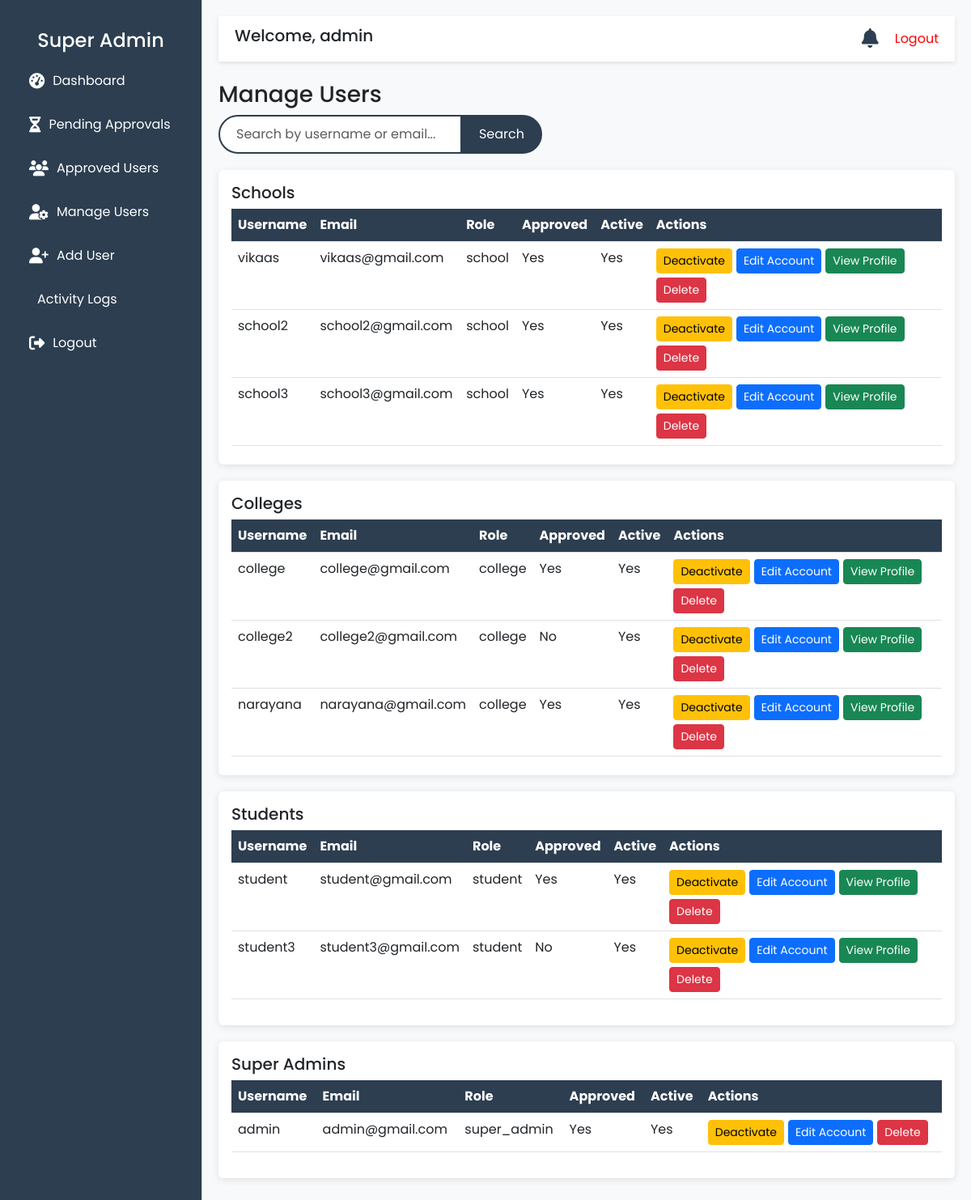
The app's page /super_admin/manage-users/ (signed in) with its own data.
### core/models.py (models this page shows, shortened)
class User(AbstractUser):
    USER_TYPE_CHOICES = (
        ('student', 'Student'),
        ('school', 'School'),
        ('college', 'College'),
        ('super_admin', 'Super Admin'),
    )
    user_type = models.CharField(max_length=20, choices=USER_TYPE_CHOICES, default='student')
    is_approved = models.BooleanField(default=False)
    last_login = models.DateTimeField(null=True, blank=True)
    last_logout = models.DateTimeField(null=True, blank=True)
    password_reset_requested_at = models.DateTimeField(null=True, blank=True)
    password_reset_created_at = models.DateTimeField(null=True, blank=True)
    email = models.EmailField(unique=True, error_messages={
        'unique': "A user with that email already exists.",
    })
    objects = CustomUserManager()

### super_admin/views.py (the view)
# urls.py: path('manage-users/', views.manage_users, name='manage_users'),
@login_required
def manage_users(request):
    if request.user.user_type != 'super_admin':
        return redirect('core:login')
    search_query = request.GET.get('search', '')
    schools = User.objects.filter(user_type='school')
    colleges = User.objects.filter(user_type='college')
    students = User.objects.filter(user_type='student')
    super_admins = User.objects.filter(user_type='super_admin')
    if search_query:
        filter_condition = Q(username__icontains=search_query) | Q(email__icontains=search_query)
        schools = schools.filter(filter_condition)
        colleges = colleges.filter(filter_condition)
        students = students.filter(filter_condition)
        super_admins = super_admins.filter(filter_condition)
    context = {
        'schools': schools,
        'colleges': colleges,
        'students': students,
        'super_admins': super_admins,
        'search_query': search_query,
    }
    return render(request, 'super_admin/manage_users.html', context)

### super_admin/templates/super_admin/manage_users.html (shortened to what this page needs)
{% extends 'super_admin/base.html' %}
{% block content %}
    <div class="mt-4">
        <h3>Manage Users</h3>
        <form method="get" class="search-form">
            <div class="input-group">
                <input type="text" name="search" class="form-control" placeholder="Search by username or email..." value="{{ search_query }}">
                <button type="submit" class="btn btn-primary">Search</button>
            </div>
        </form>
        <div class="card">
            <div class="card-body">
                <h5>Schools</h5>
                <div class="table-container">
                    <table class="table table-hover">
                        <thead>
                            <tr>
                                <th>Username</th>
                                <th>Email</th>
                                <th>Role</th>
                                <th>Approved</th>
                                <th>Active</th>
                                <th>Actions</th>
                            </tr>
                        </thead>
                        <tbody>
                            {% for user in schools %}
                                <tr>
                                    <td>{{ user.username }}</td>
                                    <td>{{ user.email }}</td>
                                    <td>{{ user.user_type }}</td>
                                    <td>{{ user.is_approved|yesno:"Yes,No" }}</td>
                                    <td>{{ user.is_active|yesno:"Yes,No" }}</td>
                                    <td>
                                        <div class="action-buttons">
                                            <a href="{% url 'super_admin:toggle_user_active' user.id %}" class="btn btn-warning btn-sm">
                                                {% if user.is_active %}Deactivate{% else %}Activate{% endif %}
                                            </a>
                                            <a href="{% url 'super_admin:edit_user' user.id %}" class="btn btn-primary btn-sm">Edit Account</a>
                                            <a href="{% url 'super_admin:view_user_profile' user.id %}" class="btn btn-success btn-sm">View Profile</a>
                                            <a href="{% url 'super_admin:delete_user' user.id %}" class="btn btn-danger btn-sm" onclick="return confirm('Are you sure you want to delete {{ user.username }}?');">Delete</a>
                                        </div>
                                    </td>
                                </tr>
                            {% empty %}
                                <tr>
                                    <td colspan="6">No schools found.</td>
                                </tr>
                            {% endfor %}
                        </tbody>
                    </table>
                </div>
            </div>
        </div>
        <div class="card">
            <div class="card-body">
                <h5>Colleges</h5>
                <div class="table-container">
                    <table class="table table-hover">
                        <thead>
                            <tr>
                                <th>Username</th>
                                <th>Email</th>
                                <th>Role</th>
                                <th>Approved</th>
                                <th>Active</th>
                                <th>Actions</th>
                            </tr>
                        </thead>
                        <tbody>
                            {% for user in colleges %}
                                <tr>
                                    <td>{{ user.username }}</td>
                                    <td>{{ user.email }}</td>
                                    <td>{{ user.user_type }}</td>
                                    <td>{{ user.is_approved|yesno:"Yes,No" }}</td>
                                    <td>{{ user.is_active|yesno:"Yes,No" }}</td>
                                    <td>
                                        <div class="action-buttons">
                                            <a href="{% url 'super_admin:toggle_user_active' user.id %}" class="btn btn-warning btn-sm">
                                                {% if user.is_active %}Deactivate{% else %}Activate{% endif %}
                                            </a>
                                            <a href="{% url 'super_admin:edit_user' user.id %}" class="btn btn-primary btn-sm">Edit Account</a>
                                            <a href="{% url 'super_admin:view_user_profile' user.id %}" class="btn btn-success btn-sm">View Profile</a>
                                            <a href="{% url 'super_admin:delete_user' user.id %}" class="btn btn-danger btn-sm" onclick="return confirm('Are you sure you want to delete {{ user.username }}?');">Delete</a>
                                        </div>
                                    </td>
                                </tr>
                            {% empty %}
                                <tr>
                                    <td colspan="6">No colleges found.</td>
                                </tr>
                            {% endfor %}
                        </tbody>
                    </table>
                </div>
            </div>
        </div>
        <div class="card">
            <div class="card-body">
                <h5>Students</h5>
                <div class="table-container">
                    <table class="table table-hover">
                        <thead>
                            <tr>
                                <th>Username</th>
                                <th>Email</th>
                                <th>Role</th>
                                <th>Approved</th>
                                <th>Active</th>
                                <th>Actions</th>
                            </tr>
                        </thead>
                        <tbody>
                            {% for user in students %}
                                <tr>
                                    <td>{{ user.username }}</td>
                                    <td>{{ user.email }}</td>
                                    <td>{{ user.user_type }}</td>
                                    <td>{{ user.is_approved|yesno:"Yes,No" }}</td>
                                    <td>{{ user.is_active|yesno:"Yes,No" }}</td>
                                    <td>
                                        <div class="action-buttons">
                                            <a href="{% url 'super_admin:toggle_user_active' user.id %}" class="btn btn-warning btn-sm">
                                                {% if user.is_active %}Deactivate{% else %}Activate{% endif %}
                                            </a>
                                            <a href="{% url 'super_admin:edit_user' user.id %}" class="btn btn-primary btn-sm">Edit Account</a>
                                            <a href="{% url 'super_admin:view_user_profile' user.id %}" class="btn btn-success btn-sm">View Profile</a>
                                            <a href="{% url 'super_admin:delete_user' user.id %}" class="btn btn-danger btn-sm" onclick="return confirm('Are you sure you want to delete {{ user.username }}?');">Delete</a>
                                        </div>
                                    </td>
                                </tr>
                            {% empty %}
                                <tr>
                                    <td colspan="6">No students found.</td>
                                </tr>
                            {% endfor %}
                        </tbody>
                    </table>
                </div>
            </div>
        </div>
        <div class="card">
            <div class="card-body">
                <h5>Super Admins</h5>
                <div class="table-container">
                    <table class="table table-hover">
                        <thead>
                            <tr>
                                <th>Username</th>
                                <th>Email</th>
                                <th>Role</th>
                                <th>Approved</th>
                                <th>Active</th>
                                <th>Actions</th>
                            </tr>
                        </thead>
                        <tbody>
                            {% for user in super_admins %}
                                <tr>
                                    <td>{{ user.username }}</td>
                                    <td>{{ user.email }}</td>
                                    <td>{{ user.user_type }}</td>
                                    <td>{{ user.is_approved|yesno:"Yes,No" }}</td>
                                    <td>{{ user.is_active|yesno:"Yes,No" }}</td>
                                    <td>
                                        <div class="action-buttons">
                                            <a href="{% url 'super_admin:toggle_user_active' user.id %}" class="btn btn-warning btn-sm">
                                                {% if user.is_active %}Deactivate{% else %}Activate{% endif %}
                                            </a>
                                            <a href="{% url 'super_admin:edit_user' user.id %}" class="btn btn-primary btn-sm">Edit Account</a>
                                            <a href="{% url 'super_admin:delete_user' user.id %}" class="btn btn-danger btn-sm" onclick="return confirm('Are you sure you want to delete {{ user.username }}?');">Delete</a>
                                        </div>
                                    </td>
                                </tr>
                            {% empty %}
                                <tr>
                                    <td colspan="6">No super admins found.</td>
                                </tr>
                            {% endfor %}
                        </tbody>
                    </table>
                </div>
            </div>
        </div>
    </div>
{% endblock %}

### super_admin/templates/super_admin/base.html (shortened to what this page needs)
<!DOCTYPE html>
<html lang="en">
<head>
    <link href="https://cdn.jsdelivr.net/npm/bootstrap@5.3.0/dist/css/bootstrap.min.css" rel="stylesheet">
    <link rel="stylesheet" href="https://cdnjs.cloudflare.com/ajax/libs/font-awesome/6.4.0/css/all.min.css">
</head>
<body>
    <div class="sidebar offcanvas offcanvas-start" tabindex="-1" id="sidebarMenu" aria-labelledby="sidebarMenuLabel">
        <div class="offcanvas-body">
            <h4 class="text-center sidebar-header">Super Admin</h4>
            <a href="{% url 'super_admin:dashboard' %}"><i class="fas fa-tachometer-alt"></i> Dashboard</a>
            <a href="{% url 'super_admin:dashboard' %}#pending-approvals"><i class="fas fa-hourglass-half"></i> Pending Approvals</a>
            <a href="{% url 'super_admin:dashboard' %}#approved-users"><i class="fas fa-users"></i> Approved Users</a>
            <a href="{% url 'super_admin:manage_users' %}"><i class="fas fa-user-cog"></i> Manage Users</a>
            <a href="{% url 'super_admin:add_user' %}"><i class="fas fa-user-plus"></i> Add User</a>
            <a href="{% url 'super_admin:activity_logs' %}"> Activity Logs</a>
            <a href="{% url 'core:logout' %}"><i class="fas fa-sign-out-alt"></i> Logout</a>
        </div>
    </div>
    <div class="main-content">
        <div class="top-bar">
            <div class="d-flex align-items-center">
                <h5 class="welcome-text">Welcome, {{ user.username }}</h5>
            </div>
            <div class="d-flex align-items-center">
                <div class="notifications-wrapper">
                    <a href="#" class="notifications-icon" data-bs-toggle="dropdown" aria-expanded="false" id="notificationTrigger">
                        <i class="fas fa-bell"></i>
                    </a>
                </div>
                <a href="{% url 'core:logout' %}" class="" style="color: red; text-decoration:none;">Logout</a>
            </div>
        </div>
        {% block content %}
        {% endblock %}
    </div>
</body>
</html>

### records on screen
User: username "admin", email "admin@gmail.com", user_type "super_admin", is_approved "Yes", is_active "Yes", shows "Deactivate"
User: username "vikaas", email "vikaas@gmail.com", user_type "school", is_approved "Yes", is_active "Yes", shows "Deactivate"
User: username "school2", email "school2@gmail.com", user_type "school", is_approved "Yes", is_active "Yes", shows "Deactivate"
User: username "school3", email "school3@gmail.com", user_type "school", is_approved "Yes", is_active "Yes", shows "Deactivate"
User: username "college", email "college@gmail.com", user_type "college", is_approved "Yes", is_active "Yes", shows "Deactivate"
User: username "college2", email "college2@gmail.com", user_type "college", is_approved "No", is_active "Yes", shows "Deactivate"
User: username "narayana", email "narayana@gmail.com", user_type "college", is_approved "Yes", is_active "Yes", shows "Deactivate"
User: username "student", email "student@gmail.com", user_type "student", is_approved "Yes", is_active "Yes", shows "Deactivate"
User: username "student3", email "student3@gmail.com", user_type "student", is_approved "No", is_active "Yes", shows "Deactivate"
